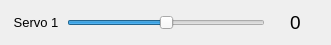
  <widget class="QWidget" name="horizontalLayoutWidget_2">
   <property name="geometry">
    <rect>
     <x>419</x>
     <y>340</y>
     <width>331</width>
     <height>41</height>
    </rect>
   </property>
   <property name="font">
    <font>
     <family>Arial</family>
     <pointsize>9</pointsize>
    </font>
   </property>
   <layout class="QHBoxLayout" name="horizontalLayout_2" stretch="1,4,1">
    <item>
     <widget class="QLabel" name="Servo1">
      <property name="font">
       <font>
        <family>Arial</family>
        <pointsize>10</pointsize>
        <weight>50</weight>
        <italic>false</italic>
        <bold>false</bold>
       </font>
      </property>
      <property name="styleSheet">
       <string notr="true">font: 10pt &quot;Arial&quot;;</string>
      </property>
      <property name="text">
       <string>Servo 1</string>
      </property>
      <property name="alignment">
       <set>Qt::AlignCenter</set>
      </property>
     </widget>
    </item>
    <item>
     <widget class="QSlider" name="HSlider_FineServo1">
      <property name="font">
       <font>
        <family>Arial</family>
        <pointsize>9</pointsize>
       </font>
      </property>
      <property name="minimum">
       <number>-10</number>
      </property>
      <property name="maximum">
       <number>10</number>
      </property>
      <property name="orientation">
       <enum>Qt::Horizontal</enum>
      </property>
     </widget>
    </item>
    <item>
     <widget class="QLabel" name="label_FineServo1">
      <property name="font">
       <font>
        <family>Arial</family>
        <pointsize>14</pointsize>
        <weight>50</weight>
        <italic>false</italic>
        <bold>false</bold>
       </font>
      </property>
      <property name="styleSheet">
       <string notr="true">font: 14pt &quot;Arial&quot;;</string>
      </property>
      <property name="text">
       <string>0</string>
      </property>
      <property name="alignment">
       <set>Qt::AlignCenter</set>
      </property>
     </widget>
    </item>
   </layout>
  </widget>
